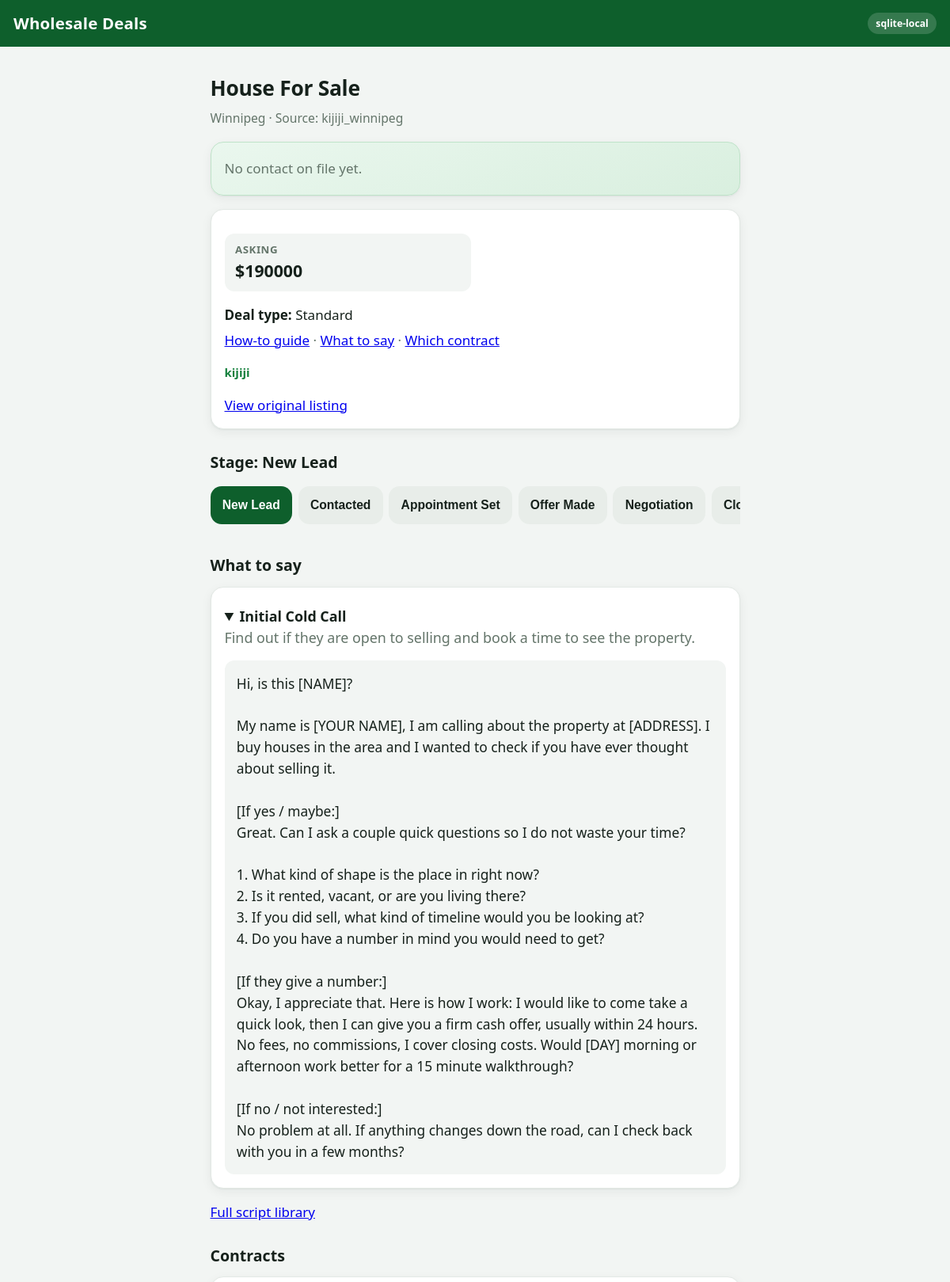
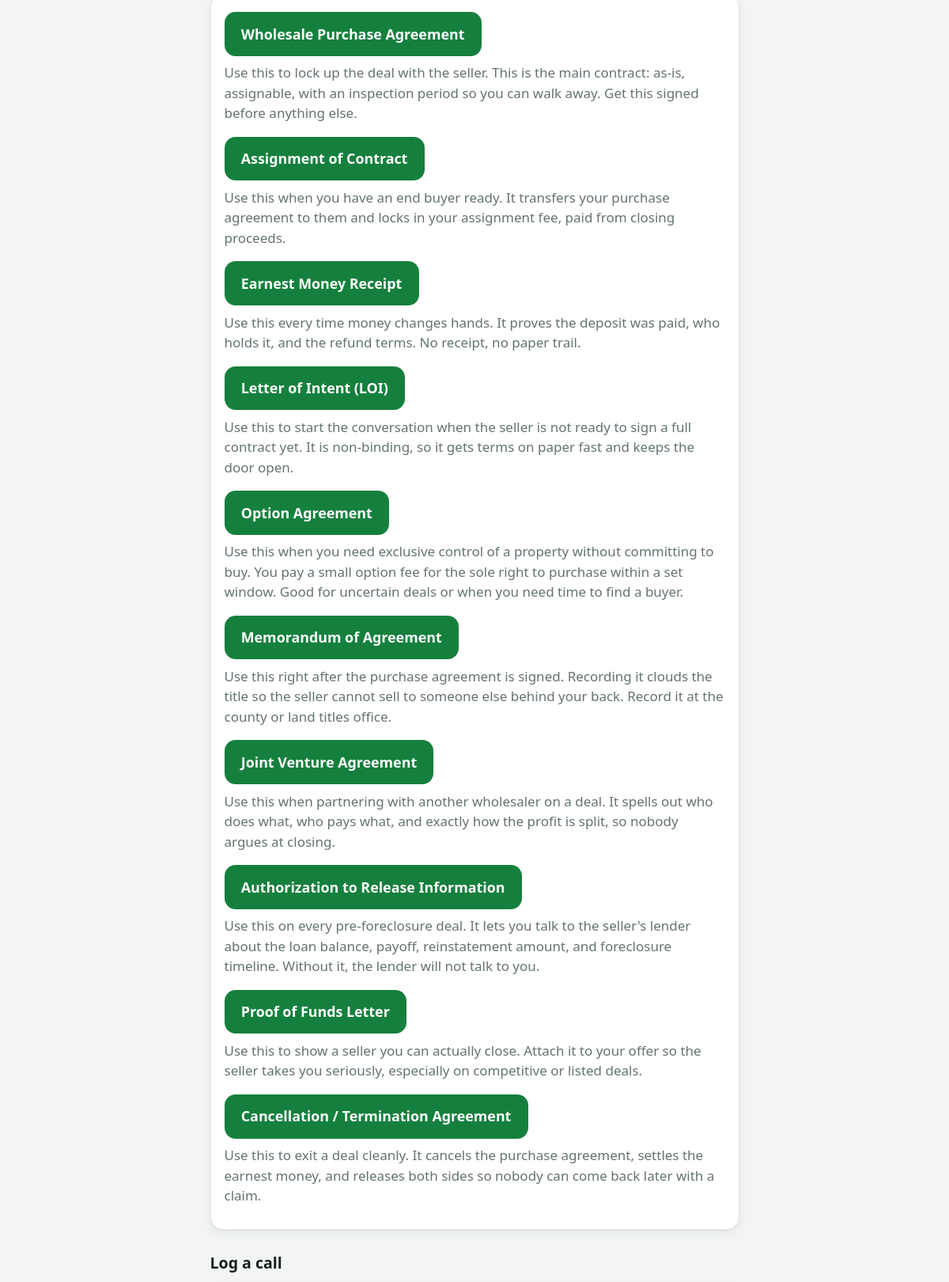
Screenshot of /leads/2 (upper part) with the database file from the repository (2 pictures, top to bottom).
### tables this page shows
CREATE TABLE leads (
  id INTEGER PRIMARY KEY AUTOINCREMENT,
  address TEXT NOT NULL, city TEXT DEFAULT 'Winnipeg', postal TEXT DEFAULT '',
  source TEXT DEFAULT 'manual', source_url TEXT DEFAULT '',
  tags TEXT DEFAULT '', asking_price REAL, arv_estimate REAL, repair_estimate REAL,
  motivation TEXT DEFAULT '', created_at REAL, updated_at REAL
);

CREATE TABLE deals (
  id INTEGER PRIMARY KEY AUTOINCREMENT, lead_id INTEGER NOT NULL UNIQUE,
  stage TEXT DEFAULT 'new', offer_amount REAL, created_at REAL, updated_at REAL
);

### app/main.py (the view)
@app.get("/leads/{lead_id}", response_class=HTMLResponse)
def lead_detail(request: Request, lead_id: int):
    lead = db.get_lead(lead_id)
    if not lead:
        return HTMLResponse("Lead not found", status_code=404)
    dt = db.DEAL_TYPES.get(lead.get("motivation") or "standard", db.DEAL_TYPES["standard"])
    return templates.TemplateResponse(request, "lead_detail.html", ctx(
        request, lead=lead,
        scripts=call_scripts.scripts_for_stage(lead.get("stage", "new")),
        contract_templates=contracts.TEMPLATES,
        deal_type=dt,
        payout=db.payout_estimate(lead),
    ))

### templates/lead_detail.html (shortened to what this page needs)
{% extends "base.html" %}
{% block content %}
<h1>{{ lead.address }}</h1>
<div class="meta" style="margin:-.6rem 0 1rem">{{ lead.city }} {{ lead.postal }} &middot; Source: {{ lead.source }}</div>
<div class="contactcard">
  {% for o in lead.owners %}
  <div class="cname">{{ o.name or "Unknown contact" }}</div>
  {% if o.phone %}<div class="cphone">{{ o.phone }}</div>{% endif %}
  {% set tel = (o.phone or '')|replace(' ', '')|replace('-', '')|replace('(', '')|replace(')', '') %}
  {% if o.phone %}
  <div class="callrow">
    <a class="btn call" href="tel:{{ tel }}">&#9742; Call</a>
    <a class="btn text" href="sms:{{ tel }}">&#9993; Text</a>
  </div>
  {% else %}<div class="muted">No phone on file</div>{% endif %}
  {% if o.email %}<div class="muted" style="margin-top:.5rem">{{ o.email }}</div>{% endif %}
  {% else %}
  <div class="muted">No contact on file yet.</div>
  {% endfor %}
</div>
<div class="card">
  <div class="numgrid">
    {% if lead.asking_price %}<div class="numtile"><div class="k">Asking</div><div class="v">${{ "%.0f"|format(lead.asking_price) }}</div></div>{% endif %}
  </div>
  <p style="margin-bottom:.4rem"><strong>Deal type:</strong> {{ deal_type.label }}</p>
  <p class="muted" style="margin-top:0">
    <a href="{{ deal_type.playbook }}">How-to guide</a> &middot;
    <a href="/scripts">What to say</a> &middot;
    <a href="#contracts">Which contract</a>
  </p>
  {% if lead.tags %}<p class="tags" style="margin-bottom:0">{{ lead.tags }}</p>{% endif %}
  {% if lead.source_url %}<p style="margin-bottom:0"><a href="{{ lead.source_url }}" target="_blank" rel="noopener">View original listing</a></p>{% endif %}
</div>
<h2>Stage: {{ stage_labels.get(lead.stage, lead.stage) }}</h2>
<form method="post" action="/leads/{{ lead.id }}/stage">
  <div class="stepper">
  {% for s in stages %}
    <button class="btn{% if s == lead.stage %} primary{% elif stages.index(s) < stages.index(lead.stage) %} done{% else %} ghost{% endif %}" name="to_stage" value="{{ s }}">{{ stage_labels[s] }}</button>
  {% endfor %}
  </div>
</form>
<h2>What to say</h2>
{% for sc in scripts %}
<details class="card script" {% if loop.first %}open{% endif %}>
  <summary><strong>{{ sc.title }}</strong><br><span class="muted">{{ sc.goal }}</span></summary>
  <div class="scriptbody">{{ sc.body }}</div>
</details>
{% else %}
<p class="muted">No script mapped to this stage.</p>
{% endfor %}
<p><a href="/scripts">Full script library</a></p>
<h2>Contracts</h2>
<div class="card">
{% for t in contract_templates %}
  <div style="margin-bottom:.75rem">
    <a class="btn" href="/leads/{{ lead.id }}/contracts/{{ t.id }}">{{ t.title }}</a>
    <p class="muted small" style="margin:.25rem 0 0">{{ t.when_to_use }}</p>
  </div>
{% endfor %}
</div>
<h2>Log a call</h2>
{% endblock %}

### static/style.css (style rules this page uses)
:root { --bg: #f2f5f3; --card: #ffffff; --ink: #16211b; --muted: #64756a; --brand: #15803d; --brand-dark: #0e5f2c; --brand-soft: #e3f3e9; --line: #e3e9e5; --radius: 16px; --shadow: 0 1px 2px rgba(20, 32, 26, .06), 0 4px 14px rgba(20, 32, 26, .06); --tabbar-h: 68px; --stage-new: #2563eb; --stage-contacted: #b45309; --stage-appointment: #7c3aed; --stage-offer: #c2410c; --stage-negotiation: #be185d; --stage-closed_won: #15803d; --stage-closed_lost: #6b7280; }
* { box-sizing: border-box; -webkit-tap-highlight-color: transparent; }
html { font-size: 17px; }
body { margin: 0; font-family: system-ui, -apple-system, "Segoe UI", sans-serif; background: var(--bg); color: var(--ink); line-height: 1.5; padding-bottom: calc(var(--tabbar-h) + 20px); }
h1 { font-size: 1.55rem; margin: .4rem 0 1rem; font-weight: 800; letter-spacing: -.01em; }
h2 { font-size: 1.15rem; margin: 1.6rem 0 .7rem; font-weight: 750; }
.muted { color: var(--muted); }
.card { background: var(--card); border-radius: var(--radius); padding: 1rem; margin-bottom: .8rem; box-shadow: var(--shadow); border: 1px solid var(--line); }
.meta { color: var(--muted); font-size: .92rem; margin-top: .3rem; }
.tags { color: var(--brand); font-size: .88rem; margin-top: .3rem; font-weight: 600; }
.btn { display: inline-flex; align-items: center; justify-content: center; gap: .4rem; background: var(--brand); color: #fff; border: none; border-radius: 14px; padding: .85rem 1.25rem; font-size: 1.05rem; font-weight: 700; text-decoration: none; cursor: pointer; min-height: 52px; margin: .25rem .3rem .25rem 0; }
.btn.primary { background: var(--brand-dark); }
.btn.ghost { background: #e8ede9; color: var(--ink); }
.stepper { display: flex; gap: .45rem; overflow-x: auto; padding: .2rem 0 .6rem; -webkit-overflow-scrolling: touch; }
.stepper .btn { flex: 0 0 auto; font-size: .92rem; padding: .7rem .9rem; min-height: 48px; margin: 0; }
.contactcard { background: linear-gradient(160deg, #eaf7ee, #d9efdf); border: 1px solid #bfe3c9; border-radius: var(--radius); padding: 1.2rem 1rem; margin-bottom: 1rem; box-shadow: var(--shadow); }
.numgrid { display: grid; grid-template-columns: repeat(2, 1fr); gap: .6rem; margin-top: .8rem; }
.numtile { background: var(--bg); border-radius: 12px; padding: .6rem .8rem; }
.numtile .k { font-size: .78rem; color: var(--muted); font-weight: 600; text-transform: uppercase; letter-spacing: .04em; }
.numtile .v { font-size: 1.25rem; font-weight: 800; }
details.script summary { cursor: pointer; font-size: 1.05rem; padding: .4rem 0; min-height: 48px; }
.scriptbody { white-space: pre-wrap; font-family: inherit; font-size: 1.02rem; background: var(--bg); padding: .9rem; border-radius: 12px; margin-top: .5rem; line-height: 1.55; }

### rows the page displays
leads: address "House For Sale", city "Winnipeg", source "kijiji_winnipeg", asking_price "190000", tags "kijiji"
deals: get "New Lead"

### other values shown
{{ backend }} "sqlite-local"
{{ deal_type.label }} "Standard"
{{ stage_labels[s] }} "New Lead" "Contacted" "Appointment Set" "Offer Made" "Negotiation"
{{ sc.title }} "Initial Cold Call"
{{ sc.goal }} "Find out if they are open to selling and book a time to see the property."
{{ t.title }} "Wholesale Purchase Agreement" "Assignment of Contract" "Earnest Money Receipt" "Letter of Intent (LOI)" "Option Agreement" "Memorandum of Agreement" "Joint Venture Agreement" "Authorization to Release Information" "Proof of Funds Letter" "Cancellation / Termination Agreement"
{{ t.when_to_use }} "Use this to lock up the deal with the seller. This is the main contract: as-is, assignable, with an inspection period so you can walk away. Get this signed before anything else." "Use this when you have an end buyer ready. It transfers your purchase agreement to them and locks in your assignment fee, paid from closing proceeds." "Use this every time money changes hands. It proves the deposit was paid, who holds it, and the refund terms. No receipt, no paper trail." "Use this to start the conversation when the seller is not ready to sign a full contract yet. It is non-binding, so it gets terms on paper fast and keeps the door open." "Use this right after the purchase agreement is signed. Recording it clouds the title so the seller cannot sell to someone else behind your back. Record it at the county or land titles office." "Use this when partnering with another wholesaler on a deal. It spells out who does what, who pays what, and exactly how the profit is split, so nobody argues at closing." "Use this to show a seller you can actually close. Attach it to your offer so the seller takes you seriously, especially on competitive or listed deals." "Use this to exit a deal cleanly. It cancels the purchase agreement, settles the earnest money, and releases both sides so nobody can come back later with a claim."
